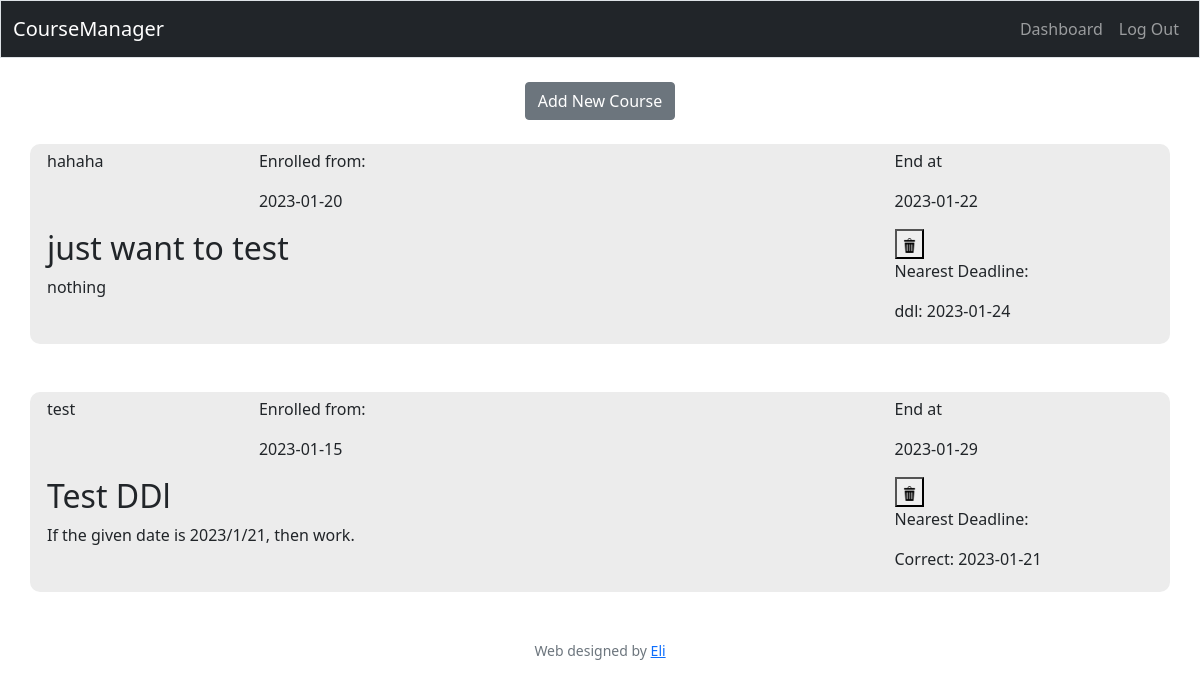
The app's page /dashboard (signed in) with its own data.
### tables this page shows
CREATE TABLE courses (
                     id INTEGER PRIMARY KEY AUTOINCREMENT,
                     courseName TEXT NOT NULL,
                     instituteName TEXT NOT NULL,
                     courseAbout TEXT NOT NULL,
                     enrollDate TEXT NOT NULL,
                     endDate TEXT NOT NULL,
                     creator TEXT NOT NULL,
                     FOREIGN KEY(creator) REFERENCES users(username)
                     );

CREATE TABLE ddls (
                     id INTEGER PRIMARY KEY,
                     information TEXT NOT NULL,
                     Date TEXT NOT NULL,
                     courseID INTEGER NOT NULL,
                     FOREIGN KEY(courseID) REFERENCES courses(ID)
                     );

### main.py (the view)
@app.route("/dashboard", methods=["GET", "POST"])
def dashboard():
    if 'user' not in session:
        flash("Log in first")
        redirect(url_for("addCourse"))
    username = session['user']
    if request.method == "POST":
        course = request.form.get('course_name')
        db.delete_course(course, username)
        return redirect(url_for("dashboard"))
    courses = db.get_all_course(username)
    print(courses, "\n\n\n")
    ddls = db.get_nearest_ddl(courses)
    all_information = []
    for i in range(len(courses)):
        all_information.append([courses[i], ddls[i]])
    return render_template("dashboard.html", all_information=all_information)

### database.py (called while the page is built)
    def get_all_course(self, username):
        query = f"SELECT * FROM {TABLE_COUR} WHERE creator='{username}';"
        self.cursor.execute(query)
        return self.cursor.fetchall()

    def get_nearest_ddl(self, courses):
        ddls = []
        for course in courses:
            query = f"SELECT information, Date FROM {TABLE_DDLS} WHERE courseID={course[0]} ORDER BY Date ASC LIMIT 1;"
            self.cursor.execute(query)
            curr = self.cursor.fetchall()
            if (len(curr)==1):
                ddls.append(curr)
            else:
                ddls.append([("non", "non")])
        return ddls

### templates/dashboard.html (shortened to what this page needs)
{% extends "layout.html" %}
{% block main %}
    <div class="container">
        <br>
        <div class="row">
            <div class="col"></div>
            <div class="col" style="text-align: center">
                <a class="btn btn-secondary col" href="/addCourse">Add New Course</a>
            </div>
            <div class="col"></div>
        </div>
        <br>
        <div>
            {% for info in all_information %}
                <aside class="row" style="background-color:#ECECEC; border-radius:10px; padding:5px;">
                    <section class="col-9">
                        <div class="row">
                            <div class="col">
                                <p id="institute">{{ info[0][2] }}</p>
                            </div>
                            <div class="col">
                                <p id="enroll_date">Enrolled from: </p>
                                <p id="enroll_date">{{ info[0][4] }}</p>
                            </div>
                            <div class="col-6"></div>
                        </div>
                        <h2 id="course_name">{{ info[0][1] }}</h2>
                        <p id="course_about">{{ info[0][3] }}</p>
                    </section>
                    <div class="col row">
                        <div class="col-8">
                            <p id="end_date">End at</p>
                            <p>{{ info[0][5] }}</p>
                        </div>
                        <form method="post">
                            <button name="delete_course" class="delete_course" type="submit">
                                <image alt="Delete Course" width="13" height="15" src="/static/images/trash.png">
                                </image>
                            </button>
                        </form>
                        <p>Nearest Deadline:</p>
                        <p id="nearest_ddl">{{ info[1][0][0] }}: {{ info[1][0][1] }}</p>
                    </div>
                </aside>
                <br><br>
            {% endfor %}
        </div>
    </div>
{% endblock %}

### templates/layout.html (shortened to what this page needs)
<!DOCTYPE html>
<html lang="en">
    <head>
        <link href="https://cdn.jsdelivr.net/npm/bootstrap@5.0.0/dist/css/bootstrap.min.css" rel="stylesheet">
        <link rel="stylesheet" href="/static/style.css">
    </head>
    <body>
        <nav class="navbar-dark bg-dark border navbar navbar-expand-md">
            <div class="container-fluid">
                <a class="navbar-brand" href="/">CourseManager</a>
                <div class="d-flex navbar-nav">
                    {% if session["user"] %}
                        <ul class="navbar-nav ml-auto">
                            <li class="nav-item"><a class="nav-link" href="/dashboard">Dashboard</a></li>
                        </ul>
                        <ul class="navbar-nav mr-auto">
                            <li class="nav-item"><a class="nav-link" href="/logout">Log Out</a></li>
                        </ul>
                    {% else %}
                        <ul class="navbar-nav ml-auto">
                            <li class="nav-item"><a class="nav-link" href="/register">Register</a></li>
                            <li class="nav-item"><a class="nav-link" href="/login">Log In</a></li>
                        </ul>
                    {% endif %}
                </div>
            </div>
        </nav>
        <main>
            {% block main %}{% endblock %}
        </main>
        <footer class="mb-5 small text-center text-muted">
            Web designed by <a href="https://github.com/eliliao0515">Eli</a>
        </footer>
    </body>
</html>

### records on screen
courses: instituteName "hahaha", enrollDate "2023-01-20", courseName "just want to test", courseAbout "nothing", endDate "2023-01-22", information "ddl", Date "2023-01-24"
courses: instituteName "test", enrollDate "2023-01-15", courseName "Test DDl", courseAbout "If the given date is 2023/1/21, then work.", endDate "2023-01-29", information "Correct", Date "2023-01-21"
